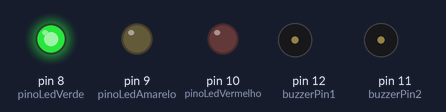
The sketch below on a simulated Arduino Uno, built with avr-gcc and run on an emulated ATmega328P. Shown: output pins drawn as LEDs (lit = HIGH), buzzer (waves = sounding, pin HIGH).

Above: at 0.22 s.
At 3.15 s:
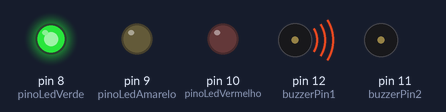
At 6.0 s:
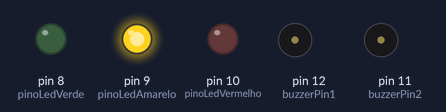
At 9.7 s:
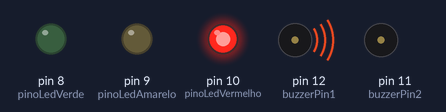
Timing chart, 0 to 14.1 s (numbered marks = the images above):
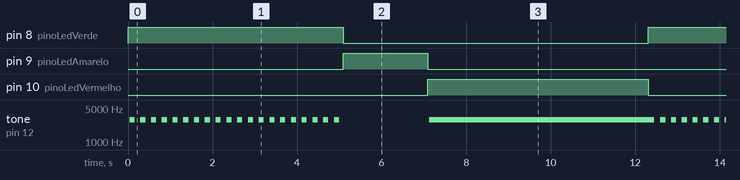

The sketch:

semaforo.ino
```cpp
/*
  Projeto: Semáforo com Buzzer PASSIVO (Sem Transistor)
  Data: 17 de setembro de 2025

  Descrição:
  - Controla um semáforo com três LEDs (Verde, Amarelo, Vermelho).
  - Utiliza a técnica Push-Pull nos pinos 11 e 12 para maximizar o volume
    de um buzzer passivo sem a necessidade de um transistor.
  - Comportamento do som:
    - Sinal Verde: Bipes rápidos.
    - Sinal Vermelho: Som contínuo.
*/

// --- PINOS DOS LEDs ---
const int pinoLedVermelho = 10;
const int pinoLedAmarelo = 9;
const int pinoLedVerde = 8;

// --- PINOS DO BUZZER (MODO PUSH-PULL) ---
const int buzzerPin1 = 12;
const int buzzerPin2 = 11;

// Frequência do som em Hertz (Hz).
// Um valor alto (2000-4000) pode dar mais volume.
const int frequenciaSom = 3000;


/*
 * playPushPull: Função para gerar um tom usando dois pinos.
 * Esta é a melhor técnica de software para obter volume alto.
 */
void playPushPull(int pin1, int pin2, int frequency, long duration) {
  if (frequency <= 0) {
    delay(duration);
    return;
  }
  long halfPeriod = 1000000L / frequency / 2;
  long cycles = (long)frequency * duration / 1000;
  for (long i = 0; i < cycles; i++) {
    digitalWrite(pin1, HIGH);
    digitalWrite(pin2, LOW);
    delayMicroseconds(halfPeriod);
    digitalWrite(pin1, LOW);
    digitalWrite(pin2, HIGH);
    delayMicroseconds(halfPeriod);
  }
  digitalWrite(pin1, LOW);
  digitalWrite(pin2, LOW);
}


void setup() {
  // Configura os pinos dos LEDs como SAÍDA.
  pinMode(pinoLedVermelho, OUTPUT);
  pinMode(pinoLedAmarelo, OUTPUT);
  pinMode(pinoLedVerde, OUTPUT);

  // Configura os pinos do buzzer como SAÍDA.
  pinMode(buzzerPin1, OUTPUT);
  pinMode(buzzerPin2, OUTPUT);
}


void loop() {
  // --- FASE 1: SINAL VERDE (BIPES RÁPIDOS) ---
  digitalWrite(pinoLedVerde, HIGH);
  digitalWrite(pinoLedAmarelo, LOW);
  digitalWrite(pinoLedVermelho, LOW);

  // Cria 5 segundos de bipes
  for (int i = 0; i < 20; i++) {
    playPushPull(buzzerPin1, buzzerPin2, frequenciaSom, 100); // Bipe
    delay(150); // Pausa
  }

  // --- FASE 2: SINAL AMARELO (SILÊNCIO) ---
  digitalWrite(pinoLedVerde, LOW);
  digitalWrite(pinoLedAmarelo, HIGH);
  digitalWrite(pinoLedVermelho, LOW);
  delay(2000);

  // --- FASE 3: SINAL VERMELHO (SOM CONTÍNUO) ---
  digitalWrite(pinoLedVerde, LOW);
  digitalWrite(pinoLedAmarelo, LOW);
  digitalWrite(pinoLedVermelho, HIGH);

  // Toca um som contínuo por 5 segundos.
  playPushPull(buzzerPin1, buzzerPin2, frequenciaSom, 5000);
}
```

Measured:
- by itself, pin 8 (pinoLedVerde): alternates HIGH for 5.1 s and LOW for 7.2 s
- by itself, pin 9 (pinoLedAmarelo): alternates HIGH for 2.0 s and LOW for 10.3 s
- by itself, pin 10 (pinoLedVermelho): alternates HIGH for 5.2 s and LOW for 7.1 s
- by itself, tone on pin 12 (buzzerPin1): plays 2877 Hz for 0.12 s, 2877 Hz for 0.12 s, 2877 Hz for 0.12 s, 2877 Hz for 0.12 s, 2877 Hz for 0.12 s, 2877 Hz for 0.12 s … (240 notes in this stretch)
